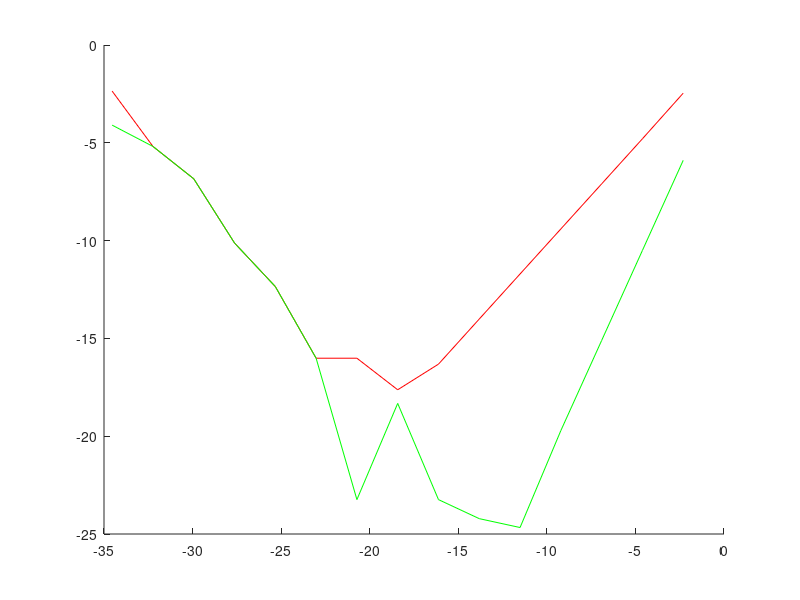

Write MATLAB code to recreate this figure. (Note: this script raises an error after producing the figure.)
x = .5;
u = -1:-1:-15;
h = 10 .^ u;
format long;
disp(h);
error1 = ((exp(x + h) - exp(x)) ./ h) - exp(x);
error2 = ((exp(x + h) - exp(x - h)) ./ (2 .* h)) - exp(x);
hold on;
plot(log(h), log(error1), 'r');
plot(log(h), log(error2), 'g');
hold off;
ax = gca; %Allows us to mess with the axes
ax.FontSize = 16; %Sets the fontSize to be readible